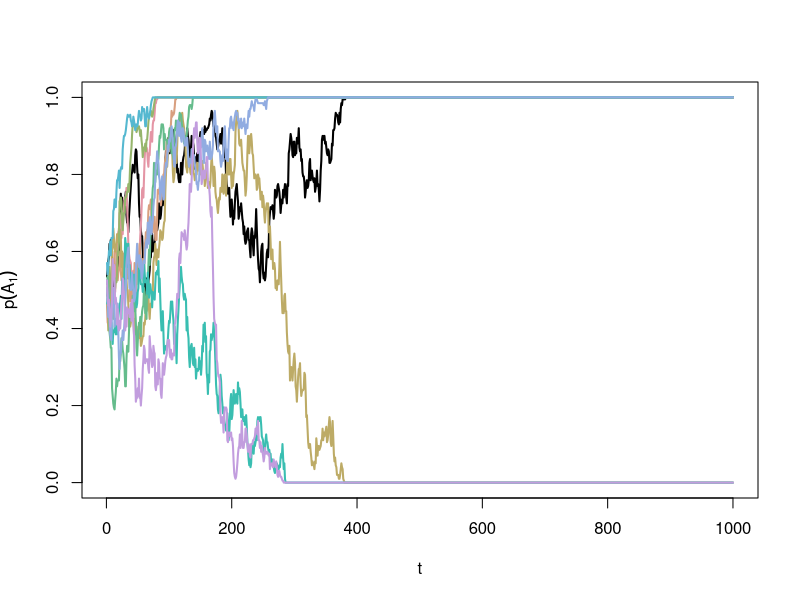

Write R code to recreate this figure.
install.packages("colorspace")
library(colorspace)


# create Drift_graph() function (run through final closing squiggly bracket)

Drift_graph = function(t,R, N, p_init){
  
  # define initial values
  p<-p_init
  extinct <- 0
  stable <- 0
  fix <- 0
  
  # run first replicate
  freq<-as.numeric();
    for( i in 1:t ){
      A1=rbinom(1,2*N,p)
      p=A1/(N*2);
      freq[length(freq)+1]<-p;
    }
  
  # plot first replicate
  plot(freq,type="l",ylim=c(0,1),col="black",lwd = 2, xlab="t",ylab=expression(p(A[1])))
     colors <-  rainbow_hcl(10)
   
     # update result 
     if(freq[t]>=1){
        fix <- fix + 1
      }else if(freq[t]<1 && freq[t]>0){
        stable <- stable + 1
      }else if(freq[t]<=0){extinct <- extinct +1}
     
    # run for remaining replicates
    for(u in 1:(R-1)){
      freq1<-as.numeric();
      p<-p_init
        for(j in 1:t ){
          A1=rbinom(1,2*N,p)
          p=A1/(N*2);
          freq1[length(freq1)+1]<-p;
        }
      
     # plot remaining replicates
      lines(freq1,type="l", lwd = 2, col=colors[u])

      # update results again
        if(freq1[t]>=1){
            fix <- fix + 1
          }else if(freq1[t]<1 && freq1[t]>0){
            stable <- stable + 1
          }else if(freq1[t]<=0){
            extinct <- extinct +1
          }
  } 
     
     # print out results
      cat("Results\n",
        "  stable: ", stable, "\n",
        "  fixed:  ", fix, "\n",
        "  extinct:  ", extinct, "\n", sep="")
}

# Run function, change arguments as needed

Drift_graph(t = 1000, R=10, N = 100, p_init = 0.5)

